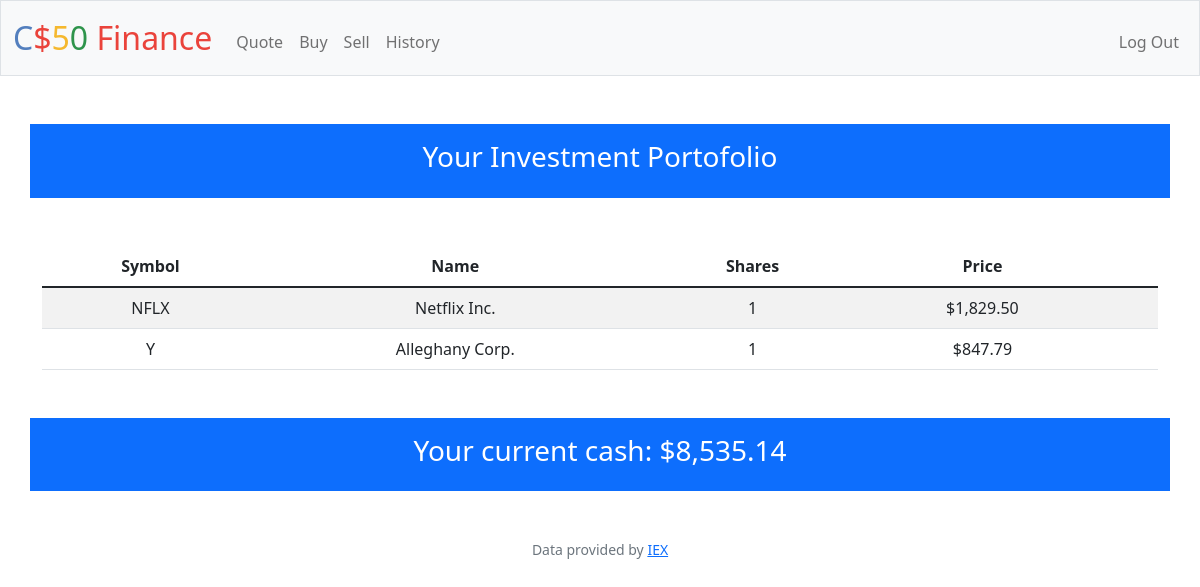
Page / (signed in) on the earlier database version.
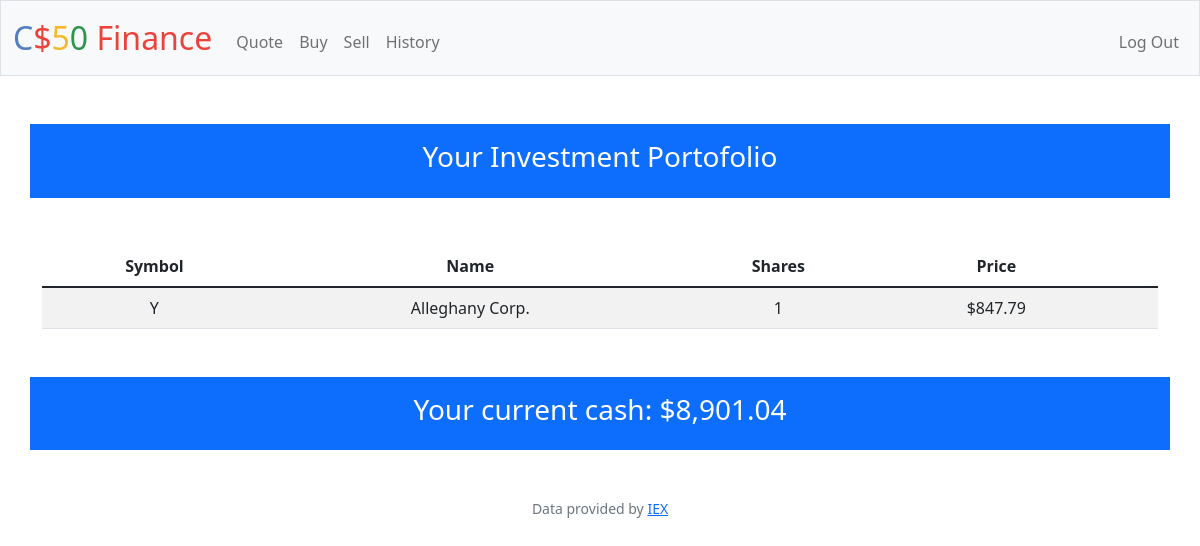
Same page on the later database version.
### tables this page shows
CREATE TABLE purchased_stock(
id integer primary key autoincrement not null,
user_id integer not null,
symbol text not null,
name text not null,
price float not null, shares integer after symbol);

CREATE TABLE users (id INTEGER PRIMARY KEY AUTOINCREMENT NOT NULL, username TEXT NOT NULL, hash TEXT NOT NULL, cash NUMERIC NOT NULL DEFAULT 10000.00);

### app.py (the view)
@app.route("/")
@login_required
def index():
    id = session["user_id"]
    """Show portfolio of stocks"""
    portofolio = db.execute("select symbol, name, price, sum(shares) as shares from purchased_stock where user_id = ? group by symbol", id)
    saldo = db.execute("select * from users where id = ?", id)[0]
    print(saldo)
    return render_template("index.html", portofolio = portofolio, balance=saldo)

### app.py (called while the page is built)
@app.after_request
def after_request(response):
    response.headers["Cache-Control"] = "no-cache, no-store, must-revalidate"
    response.headers["Expires"] = 0
    response.headers["Pragma"] = "no-cache"
    return response

### helpers.py (called while the page is built)
def login_required(f):
    @wraps(f)
    def decorated_function(*args, **kwargs):
        if session.get("user_id") is None:
            return redirect("/login")
        return f(*args, **kwargs)
    return decorated_function

def usd(value):
    return f"${value:,.2f}"

### templates/index.html (shortened to what this page needs)
{% extends "layout.html" %}
{% block main %}
    <div class="container p-3 bg-primary text-white">
        <h3>Your Investment Portofolio</h3>
    </div>
    <div class="container mt-5">
        <table class="table table-striped">
            <thead>
                <th>Symbol</th>
                <th>Name</th>
                <th>Shares</th>
                <th>Price</th>
            </thead>
            <tbody>
                {% for porto in portofolio %}
                <tr>
                    <td>{{ porto["symbol"] }}</td>
                    <td>{{ porto["name"] }}</td>
                    <td>{{ porto["shares"] }}</td>
                    <td>{{ porto["price"] | usd }}</td>
                    <td>{{ shares }}</td>
                </tr>
                {% endfor %}
            </tbody>
        </table>
    </div>
    <div class="container bg-primary p-3 mt-5 text-white">
        <h3>Your current cash: {{ balance["cash"] | usd }}</h3>
    </div>
{% endblock %}

Differences in the rows shown:
removed purchased_stock: symbol "NFLX", name "Netflix Inc.", shares "1", price "$1,829.50"
changed users: cash "$8,535.14" → "$8,901.04"
